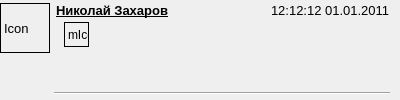
<?xml version="1.0" encoding="UTF-8"?>
<ui version="4.0">
 <class>Form</class>
 <widget class="QWidget" name="Form">
  <property name="geometry">
   <rect>
    <x>0</x>
    <y>0</y>
    <width>400</width>
    <height>100</height>
   </rect>
  </property>
  <property name="sizePolicy">
   <sizepolicy hsizetype="Fixed" vsizetype="Fixed">
    <horstretch>0</horstretch>
    <verstretch>0</verstretch>
   </sizepolicy>
  </property>
  <property name="minimumSize">
   <size>
    <width>400</width>
    <height>100</height>
   </size>
  </property>
  <property name="maximumSize">
   <size>
    <width>400</width>
    <height>100</height>
   </size>
  </property>
  <property name="font">
   <font>
    <stylestrategy>PreferDefault</stylestrategy>
   </font>
  </property>
  <property name="windowTitle">
   <string>Form</string>
  </property>
  <layout class="QHBoxLayout" name="horizontalLayout_2">
   <property name="spacing">
    <number>0</number>
   </property>
   <property name="leftMargin">
    <number>0</number>
   </property>
   <property name="topMargin">
    <number>1</number>
   </property>
   <property name="rightMargin">
    <number>10</number>
   </property>
   <property name="bottomMargin">
    <number>1</number>
   </property>
   <item>
    <layout class="QHBoxLayout" name="horizontalLayout" stretch="0,0">
     <property name="spacing">
      <number>0</number>
     </property>
     <property name="sizeConstraint">
      <enum>QLayout::SetDefaultConstraint</enum>
     </property>
     <property name="leftMargin">
      <number>0</number>
     </property>
     <property name="topMargin">
      <number>2</number>
     </property>
     <property name="rightMargin">
      <number>0</number>
     </property>
     <property name="bottomMargin">
      <number>2</number>
     </property>
     <item>
      <layout class="QVBoxLayout" name="verticalLayout_2">
       <property name="spacing">
        <number>0</number>
       </property>
       <property name="rightMargin">
        <number>4</number>
       </property>
       <item>
        <widget class="QLabel" name="iconLabel">
         <property name="sizePolicy">
          <sizepolicy hsizetype="Fixed" vsizetype="Fixed">
           <horstretch>0</horstretch>
           <verstretch>0</verstretch>
          </sizepolicy>
         </property>
         <property name="minimumSize">
          <size>
           <width>50</width>
           <height>50</height>
          </size>
         </property>
         <property name="maximumSize">
          <size>
           <width>50</width>
           <height>50</height>
          </size>
         </property>
         <property name="baseSize">
          <size>
           <width>0</width>
           <height>0</height>
          </size>
         </property>
         <property name="font">
          <font>
           <pointsize>10</pointsize>
          </font>
         </property>
         <property name="frameShape">
          <enum>QFrame::Box</enum>
         </property>
         <property name="text">
          <string>Icon</string>
         </property>
        </widget>
       </item>
       <item>
        <spacer name="verticalSpacer">
         <property name="orientation">
          <enum>Qt::Vertical</enum>
         </property>
         <property name="sizeHint" stdset="0">
          <size>
           <width>20</width>
           <height>0</height>
          </size>
         </property>
        </spacer>
       </item>
      </layout>
     </item>
     <item>
      <layout class="QVBoxLayout" name="verticalLayout">
       <property name="spacing">
        <number>3</number>
       </property>
       <property name="leftMargin">
        <number>0</number>
       </property>
       <property name="topMargin">
        <number>0</number>
       </property>
       <property name="bottomMargin">
        <number>2</number>
       </property>
       <item>
        <layout class="QHBoxLayout" name="horizontalLayout_4">
         <property name="spacing">
          <number>0</number>
         </property>
         <property name="leftMargin">
          <number>2</number>
         </property>
         <item>
          <widget class="QLabel" name="titleLabel">
           <property name="sizePolicy">
            <sizepolicy hsizetype="Expanding" vsizetype="Fixed">
             <horstretch>0</horstretch>
             <verstretch>0</verstretch>
            </sizepolicy>
           </property>
           <property name="minimumSize">
            <size>
             <width>0</width>
             <height>16</height>
            </size>
           </property>
           <property name="maximumSize">
            <size>
             <width>320</width>
             <height>26</height>
            </size>
           </property>
           <property name="font">
            <font>
             <pointsize>10</pointsize>
             <weight>75</weight>
             <bold>true</bold>
             <underline>true</underline>
            </font>
           </property>
           <property name="inputMethodHints">
            <set>Qt::ImhNone</set>
           </property>
           <property name="frameShape">
            <enum>QFrame::NoFrame</enum>
           </property>
           <property name="lineWidth">
            <number>1</number>
           </property>
           <property name="text">
            <string>Николай Захаров</string>
           </property>
           <property name="alignment">
            <set>Qt::AlignLeading|Qt::AlignLeft|Qt::AlignTop</set>
           </property>
           <property name="wordWrap">
            <bool>false</bool>
           </property>
          </widget>
         </item>
         <item>
          <widget class="QLabel" name="timeLabel">
           <property name="sizePolicy">
            <sizepolicy hsizetype="Minimum" vsizetype="Fixed">
             <horstretch>0</horstretch>
             <verstretch>0</verstretch>
            </sizepolicy>
           </property>
           <property name="minimumSize">
            <size>
             <width>50</width>
             <height>16</height>
            </size>
           </property>
           <property name="maximumSize">
            <size>
             <width>128</width>
             <height>16777215</height>
            </size>
           </property>
           <property name="font">
            <font>
             <pointsize>10</pointsize>
            </font>
           </property>
           <property name="frameShape">
            <enum>QFrame::NoFrame</enum>
           </property>
           <property name="text">
            <string>12:12:12 01.01.2011</string>
           </property>
           <property name="alignment">
            <set>Qt::AlignLeading|Qt::AlignLeft|Qt::AlignTop</set>
           </property>
          </widget>
         </item>
        </layout>
       </item>
       <item>
        <layout class="QHBoxLayout" name="horizontalLayout_3">
         <property name="spacing">
          <number>0</number>
         </property>
         <item>
          <layout class="QVBoxLayout" name="verticalLayout_3">
           <item>
            <widget class="QLabel" name="mIconLabel">
             <property name="sizePolicy">
              <sizepolicy hsizetype="Fixed" vsizetype="Minimum">
               <horstretch>0</horstretch>
               <verstretch>0</verstretch>
              </sizepolicy>
             </property>
             <property name="minimumSize">
              <size>
               <width>25</width>
               <height>25</height>
              </size>
             </property>
             <property name="maximumSize">
              <size>
               <width>25</width>
               <height>25</height>
              </size>
             </property>
             <property name="frameShape">
              <enum>QFrame::Box</enum>
             </property>
             <property name="text">
              <string>mIcon</string>
             </property>
            </widget>
           </item>
           <item>
            <spacer name="verticalSpacer_2">
             <property name="orientation">
              <enum>Qt::Vertical</enum>
             </property>
             <property name="sizeHint" stdset="0">
              <size>
               <width>20</width>
               <height>0</height>
              </size>
             </property>
            </spacer>
           </item>
          </layout>
         </item>
         <item>
          <widget class="QLabel" name="bodyLabel">
           <property name="sizePolicy">
            <sizepolicy hsizetype="Expanding" vsizetype="Expanding">
             <horstretch>0</horstretch>
             <verstretch>0</verstretch>
            </sizepolicy>
           </property>
           <property name="minimumSize">
            <size>
             <width>128</width>
             <height>64</height>
            </size>
           </property>
           <property name="maximumSize">
            <size>
             <width>280</width>
             <height>64</height>
            </size>
           </property>
           <property name="font">
            <font>
             <pointsize>10</pointsize>
            </font>
           </property>
           <property name="inputMethodHints">
            <set>Qt::ImhMultiLine</set>
           </property>
           <property name="frameShape">
            <enum>QFrame::NoFrame</enum>
           </property>
           <property name="text">
            <string/>
           </property>
           <property name="textFormat">
            <enum>Qt::AutoText</enum>
           </property>
           <property name="alignment">
            <set>Qt::AlignLeading|Qt::AlignLeft|Qt::AlignTop</set>
           </property>
           <property name="wordWrap">
            <bool>true</bool>
           </property>
           <property name="margin">
            <number>1</number>
           </property>
           <property name="indent">
            <number>-1</number>
           </property>
           <property name="buddy">
            <cstring></cstring>
           </property>
          </widget>
         </item>
        </layout>
       </item>
       <item>
        <widget class="Line" name="line">
         <property name="orientation">
          <enum>Qt::Horizontal</enum>
         </property>
        </widget>
       </item>
      </layout>
     </item>
    </layout>
   </item>
  </layout>
 </widget>
 <resources/>
 <connections/>
</ui>
